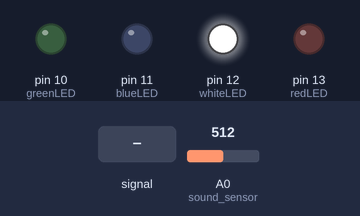
The sketch below on a simulated Arduino Uno, built with avr-gcc and run on an emulated ATmega328P. On the bench: output pins drawn as LEDs (lit = HIGH). Inputs (shaded band) come from the test bench; at power-on: A0 (sound_sensor) = 512. What the sketch prints to the serial monitor is not drawn.

Above: at 1.2 s.
1.3 s: A0 (sound_sensor) fed a 200 Hz sine of ±460 counts around its level
3.1 s: A0 (sound_sensor) set to 110
4.6 s: A0 (sound_sensor) set to 92
At 5.5 s:
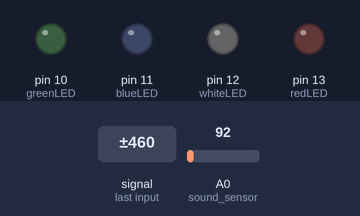
6.1 s: A0 (sound_sensor) fed a 200 Hz sine of ±81 counts around its level
At 7.2 s:
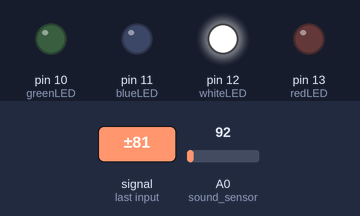
Timing chart, 0 to 9.1 s (numbered marks = the images above; inputs shaded):
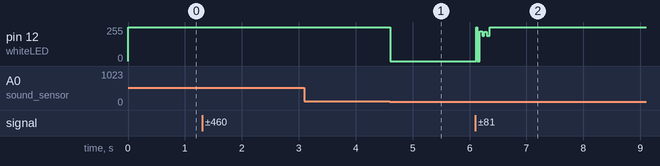

Measured:
- the behaviour switches between 101 and 100 on A0 (sound_sensor) (found by bisection; images 0 and 1)
- after the input at 4.6 s, pin 12 (whiteLED): 255/255 → 0/255 at once
- after the input at 6.1 s, pin 12 (whiteLED): 0/255 → 255/255 at once

The sketch:

sound_senstive_led.ino
```cpp
int sound_value;
int sound_sensor = A0;
int redLED = 13;
int whiteLED = 12;
int blueLED = 11;
int greenLED = 10;

void setup() {
  // put your setup code here, to run once:
  pinMode(sound_sensor, INPUT);
  pinMode(redLED, OUTPUT);
  pinMode(whiteLED, OUTPUT);
  pinMode(blueLED, OUTPUT);
  pinMode(greenLED, OUTPUT);

  Serial.begin(9600);
}

void loop() {
  // put your main code here, to run repeatedly:
  sound_value = analogRead(sound_sensor);
  Serial.println(sound_value);
  if (sound_value > 100){
    digitalWrite(whiteLED,1);
    digitalWrite(redLED,0);
    digitalWrite(blueLED,0);
    digitalWrite(greenLED,0);
  }
  else if(sound_value > 200){
    digitalWrite(whiteLED,1);
    digitalWrite(redLED,1);
    digitalWrite(blueLED,0);
    digitalWrite(greenLED,0);
  }
   else if(sound_value > 300){
    digitalWrite(whiteLED,1);
    digitalWrite(redLED,1);
    digitalWrite(blueLED,1);
    digitalWrite(greenLED,0);
  }
  else{
     digitalWrite(whiteLED,0);
    digitalWrite(redLED,0);
    digitalWrite(blueLED,0);
    digitalWrite(greenLED,0);
  }

}
```
